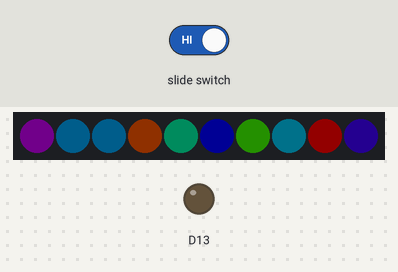
The sketch below on a simulated Adafruit Circuit Playground Express. On the bench: 10 RGB LEDs in strip order, left to right, output pins drawn as LEDs (lit = HIGH). The test bench sets the inputs (shaded band). Dim RGB values are drawn brighter than linear; random numbers use the default seed unless the sketch sets one.

Above: at 1.8 s.
1.9 s: slide switch set LOW
3.4 s: slide switch set HIGH
At 3.8 s:
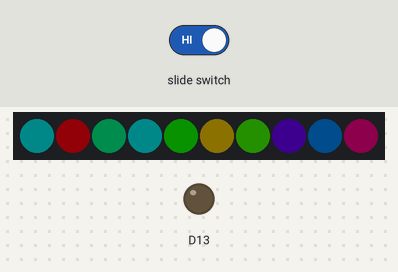
At 4.3 s:
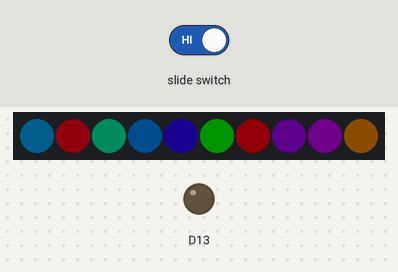
Timing chart, 0 to 6.4 s (numbered marks = the images above; inputs shaded):
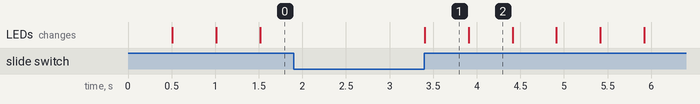

The sketch:

randomColors.ino
```cpp
#include "Adafruit_CircuitPlayground.h"

void setup() {
  randomSeed(analogRead(0));
  CircuitPlayground.begin();
}

void loop() {
  if (CircuitPlayground.slideSwitch()) {
    //Loop through all pixels and set them to a random color
    for (int i=0; i<10; i++) {
      CircuitPlayground.setPixelColor(i, CircuitPlayground.colorWheel(random(256)));
    }
    delay(500);
  }
}
```

Measured:
- after the input at 1.9 s, every drawn part: stays the same
- after the input at 3.4 s, the LEDs: change at once (image 1)
- what the display in image 1 shows lasts 0.5 s, from 3.4 s to 3.9 s
